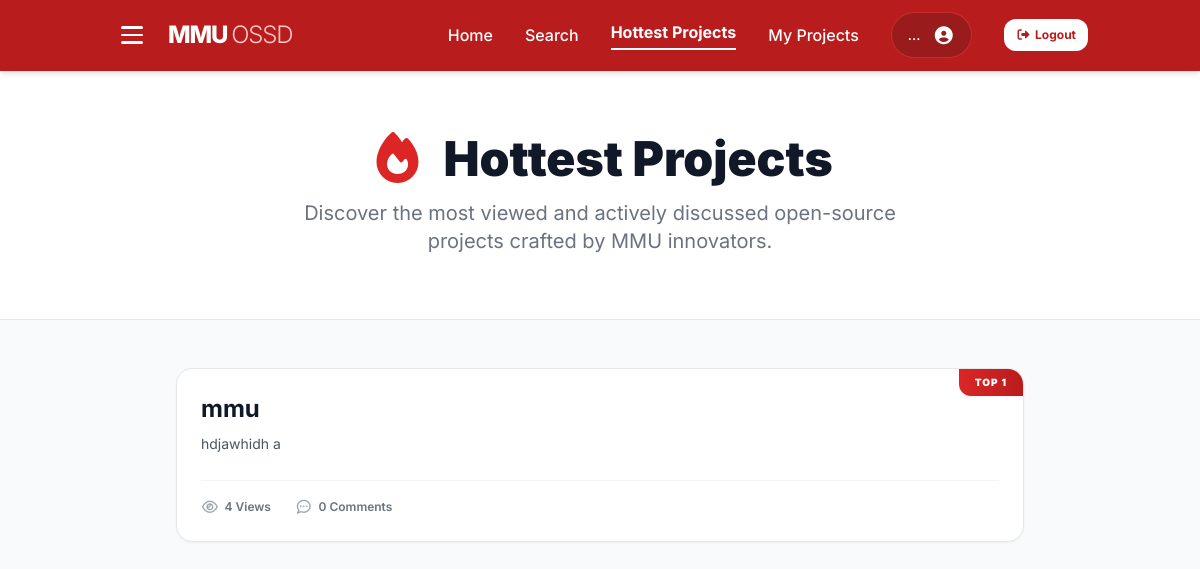
Before: /hottest with the older database file.
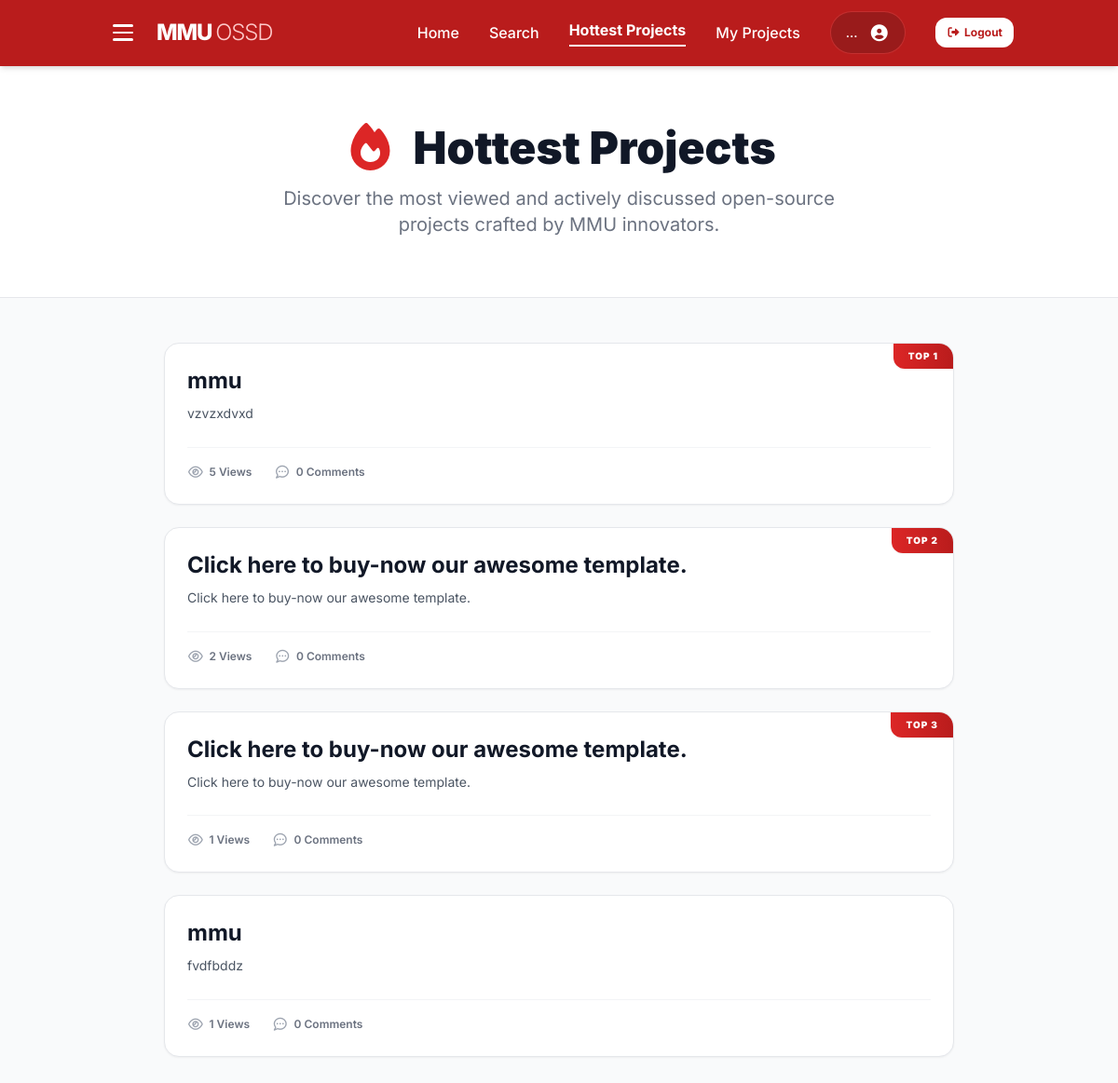
After: the same page with the newer database file.
### website/models.py (models this page shows)
class Project(db.Model):
    __tablename__ = 'projects'
    id = db.Column(db.Integer, primary_key=True, autoincrement=True)
    user_id = db.Column(db.Integer, db.ForeignKey('users.id', ondelete='CASCADE'), nullable=False)
    project_name = db.Column(db.String(255), nullable=False)
    description = db.Column(db.Text, default='')
    status = db.Column(db.String(50), nullable=False, default='Active')
    repo_url = db.Column(db.String(255), default='')
    languages = db.Column(db.String(255), default='')
    roles_needed = db.Column(db.String(255), default='')
    contributors = db.Column(db.String(50), default='1')
    created_at = db.Column(db.DateTime, nullable=False, default=datetime.utcnow)
    views = db.Column(db.Integer, default=0)
    images = db.relationship('ProjectImage', backref='project', lazy=True, cascade='all, delete-orphan')
    suggestions = db.relationship('Suggestion', backref='project', lazy=True, cascade='all, delete-orphan')
    members = db.relationship('ProjectMember', backref='project', lazy='subquery', cascade='all, delete-orphan')
    stars = db.relationship('ProjectStar', backref='project', lazy=True, cascade='all, delete-orphan')

### website/views.py (the view)
@views.route('/hottest')
def hottest_projects():
    trending_projects = Project.query.filter(
        Project.status != 'Archived'
    ).order_by(
        Project.views.desc().nulls_last(),
        Project.created_at.desc()
    ).limit(10).all()
    projects_data = []
    for p in trending_projects:
        comment_count = ProjectComment.query.filter_by(project_id=p.id).count()
        primary_lang = p.languages.split(',')[0].strip() if p.languages else 'N/A'
        projects_data.append({
            'id': p.id,
            'title': p.project_name,
            'description': p.description,
            'language': primary_lang,
            'views': p.views or 0,
            'comments': comment_count
        })
    return render_template("trending.html", projects=projects_data)

### website/templates/Trending.html (shortened to what this page needs)
<!DOCTYPE html>
<html lang="en">
<head>
    <script src="https://cdn.tailwindcss.com"></script>
    <link href="https://cdnjs.cloudflare.com/ajax/libs/font-awesome/7.0.1/css/all.min.css" rel="stylesheet">
</head>
<body class="bg-gray-50 text-gray-900">
<nav class="bg-red-700 text-white shadow-md sticky top-0 z-50">
    <div class="container mx-auto px-6 py-3 flex items-center justify-between">
        <div class="flex items-center gap-4">
            <button id="menu-btn" class="hamburger" aria-label="Toggle menu" aria-expanded="false">
                <span class="bar"></span>
                <span class="bar"></span>
                <span class="bar"></span>
            </button>
            <h1 class="text-2xl font-extrabold tracking-tighter">
                MMU <span class="font-light text-red-200">OSSD</span>
            </h1>
        </div>
        <div class="hidden md:flex space-x-8 items-center font-medium">
            <a href="{{ url_for('views.home') }}" class="hover:text-red-200 transition">Home</a>
            <a href="{{ url_for('views.search') }}" class="hover:text-red-200 transition">Search</a>
            <a href="{{ url_for('views.hottest_projects') }}" class="text-white font-bold border-b-2 border-white pb-1">Hottest Projects</a>
            <a href="{{ url_for('views.my_projects') }}" class="hover:text-red-200 transition">My Projects</a>
            <a href="{{ url_for('views.profile') }}" class="bg-red-800 px-4 py-2 rounded-full flex items-center space-x-3 border border-red-500/50 cursor-pointer hover:bg-red-900 transition">
                <span id="nav-email" class="text-sm">…</span>
                <i class="fas fa-user-circle text-lg"></i>
            </a>
            <button id="logout-btn" class="bg-white text-red-700 hover:bg-red-50 text-xs font-bold px-3 py-2 rounded-xl transition">
                <i class="fas fa-sign-out-alt mr-1"></i>Logout
            </button>
        </div>
    </div>
</nav>
<header class="bg-white border-b py-16">
    <div class="container mx-auto px-6 text-center">
        <h2 class="text-4xl md:text-5xl font-black text-gray-900 leading-tight flex items-center justify-center gap-4">
            <i class="fas fa-fire text-red-600"></i> Hottest Projects
        </h2>
        <p class="text-gray-500 mt-4 text-xl max-w-2xl mx-auto">
            Discover the most viewed and actively discussed open-source projects crafted by MMU innovators.
        </p>
    </div>
</header>
<main class="container mx-auto px-6 py-12 max-w-4xl">
    <div class="space-y-6">
        {% if projects %}
            {% for project in projects %}
            <div class="bg-white border border-gray-200 rounded-2xl p-6 hover:border-red-300 hover:shadow-md transition shadow-sm group relative overflow-hidden">
                {% if loop.index <= 3 %}
                <div class="absolute top-0 right-0 bg-gradient-to-r from-red-600 to-red-700 text-white text-[10px] font-black uppercase tracking-widest px-4 py-1.5 rounded-bl-xl shadow-sm">
                    Top {{ loop.index }}
                </div>
                {% endif %}
                <a href="{{ url_for('views.project_page', project_id=project.id) }}" class="block pr-16">
                    <h3 class="text-xl md:text-2xl font-bold text-gray-900 group-hover:text-red-600 transition truncate">
                        {{ project.title }}
                    </h3>
                    <p class="text-gray-600 mt-2 text-sm leading-relaxed line-clamp-2">
                        {{ project.description if project.description else "No description provided." }}
                    </p>
                </a>
                <div class="flex items-center gap-6 mt-6 pt-4 border-t border-gray-100 flex-wrap">
                    <span class="flex items-center gap-1.5 text-xs font-semibold text-gray-500">
                        <i class="far fa-eye text-gray-400 text-sm"></i> {{ project.views }} Views
                    </span>
                    <span class="flex items-center gap-1.5 text-xs font-semibold text-gray-500">
                        <i class="far fa-comment-dots text-gray-400 text-sm"></i> {{ project.comments }} Comments
                    </span>
                </div>
            </div>
            {% endfor %}
        {% endif %}
    </div>
</main>
</body>
</html>

### website/templates/Trending.html (style rules this page uses)
body { font-family: 'Inter', sans-serif; }
.hamburger { display: flex; flex-direction: column; justify-content: center; align-items: center; width: 40px; height: 40px; cursor: pointer; border: none; background: transparent; border-radius: 8px; padding: 6px; gap: 5px; transition: background 0.2s ease; position: relative; }
.hamburger .bar { display: block; width: 22px; height: 2.5px; border-radius: 99px; background: #fff; transition: transform 0.35s cubic-bezier(0.23, 1, 0.32, 1), opacity 0.25s ease, width 0.3s ease; transform-origin: center; }

Changed rows visible on the page:
changed Project: description "hdjawhidh a" → "vzvzxdvxd"; views "4" → "5"
added Project: title "Click here to buy-now our awesome template.", description "Click here to buy-now our awesome template.", views "2", comments "0"
added Project: title "Click here to buy-now our awesome template.", description "Click here to buy-now our awesome template.", views "1", comments "0"
added Project: title "mmu", description "fvdfbddz", views "1", comments "0"
